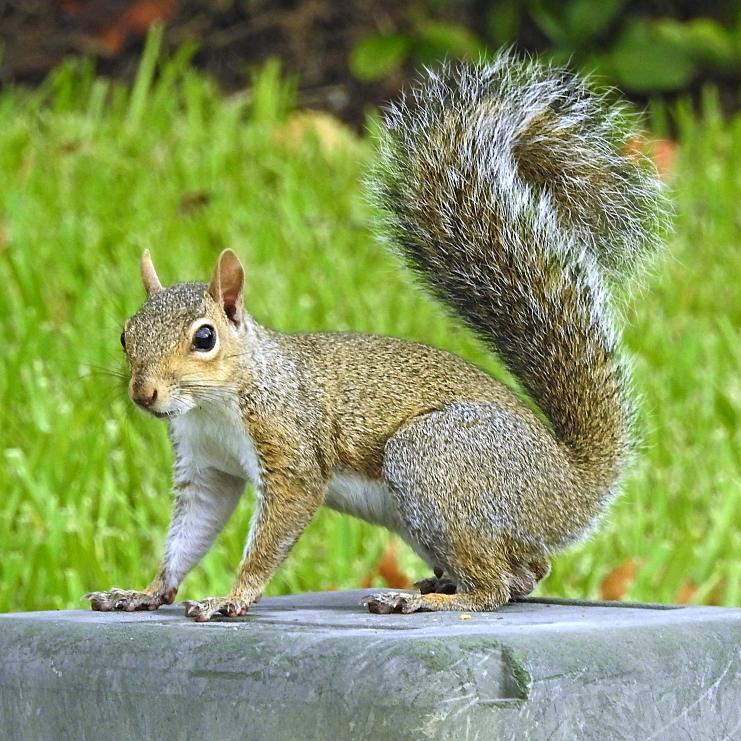
#> input picture image.jpeg, 1482 x 1482 px (shown at 1/2 size)
$ python main.py
#> lines starting #> are read from the running program, lines starting #| are printed output that depends on the picture
from PIL import Image

infile = "image.jpeg"
outfile = "output.gif"
outfile2 = "output2.thumnail.gif"
size = (128, 128)


with Image.open(infile) as im:
#> im is the input picture: PIL image 1482x1482 RGB; mean R, G, B 132.2, 149.2, 92.7
    im.save(outfile)
    print("Dosya Oluştu\n")
    im.thumbnail(size)
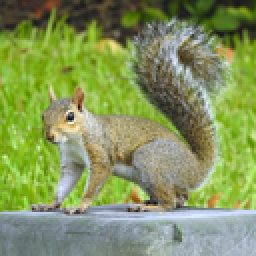
#> im: PIL image 128x128 RGB (shown 2 times larger); mean R, G, B 132.2, 149.2, 92.6
    im.save(outfile2, "JPEG")
    print("Thumbnail oluştu...")
